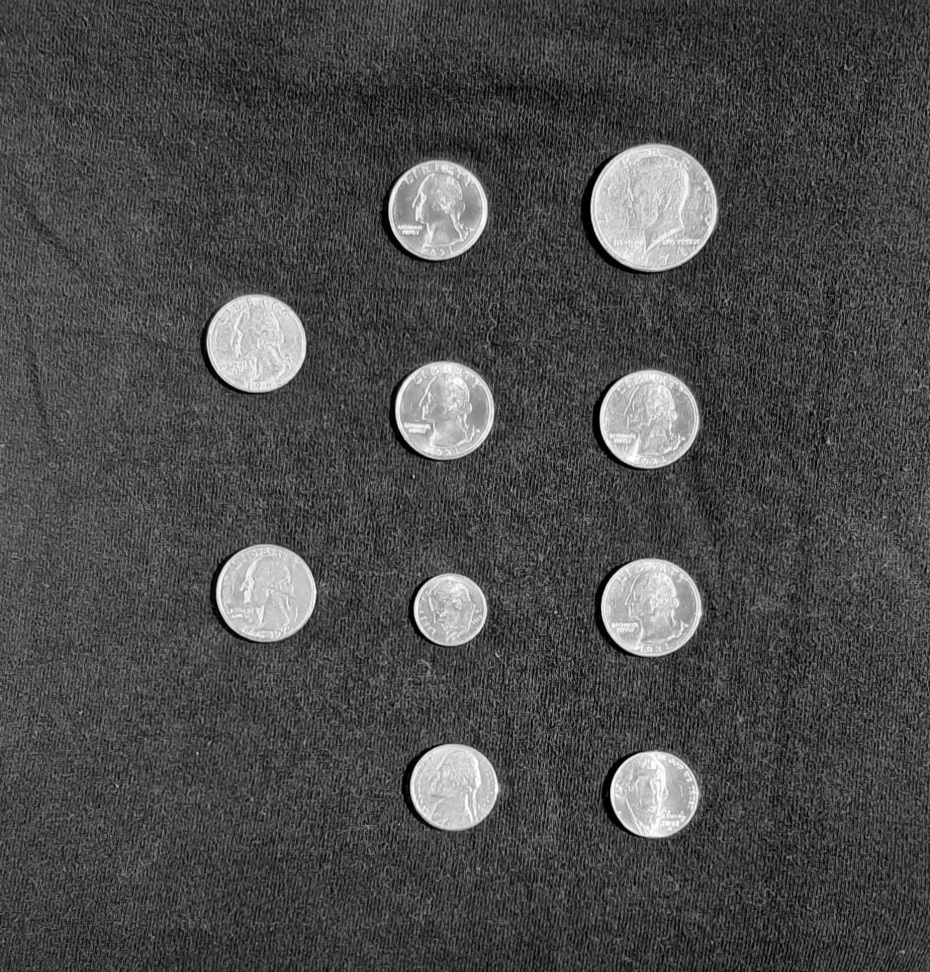
%> input picture Test Cases/coinImage.png, 930 x 972 px
$ octave --eval "result = coinSegmentationv2(imread('Test Cases/coinImage.png'));"   (GNU Octave 9; MATLAB toolbox functions it lacks are replaced by stand-ins)
%> lines starting %> are read from the running program, lines starting %| are printed output that depends on the picture; in (x1, y1, x2, y2) boxes, pixels count from 0 and x2, y2 are one past the last pixel; in counts of white or black regions, pixels touching at a corner belong together; the program's own positions count from 1
function [BW,maskedImage] = coinSegmentationv2(X)
%segmentImage Segment image using auto-generated code from imageSegmenter app
%  [BW,MASKEDIMAGE] = segmentImage(X) segments image X using auto-generated
%  code from the imageSegmenter app. The final segmentation is returned in
%  BW, and a masked image is returned in MASKEDIMAGE.

% Auto-generated by imageSegmenter app on 18-Jun-2022
%----------------------------------------------------


% Adjust data to span data range.
X = imadjust(X);
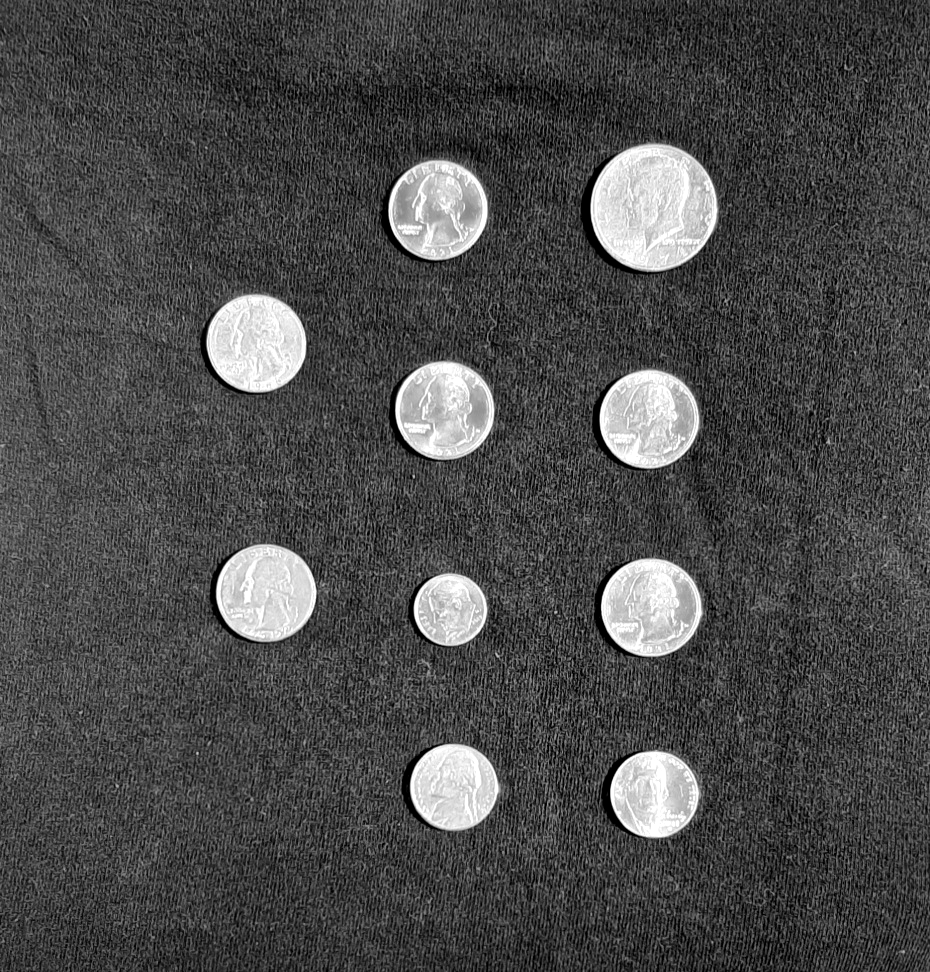
%> X: size 972x930 uint8; min 0, max 255, mean 74.9

% Find circles
[centers,radii,~] = imfindcircles(X,[25 75],'ObjectPolarity','bright','Sensitivity',0.90);
%> centers = [450.9 610.2; 454.2 787.7; 265.9 593.7; 257.1 343.4; 654.7 794.4; 649.4 419.6; 438.4 210.6; 651.4 607.9; 444.9 410.9; 654.4 207.9]; radii = [36.56; 43.97; 49.39; 49.8; 44.43; 49.57; 50.06; 49.94; 49.64; 63.66]
BW = false(size(X,1),size(X,2));
[Xgrid,Ygrid] = meshgrid(1:size(BW,2),1:size(BW,1));
for n = 1:10
    BW = BW | (hypot(Xgrid-centers(n,1),Ygrid-centers(n,2)) <= radii(n));
end
%> this loop made 10 passes
%> pass 1, in coinSegmentationv2, `BW = BW | (hypot(Xgrid-centers(n,1),Ygrid-centers(n,2)) <= radii(n));`:
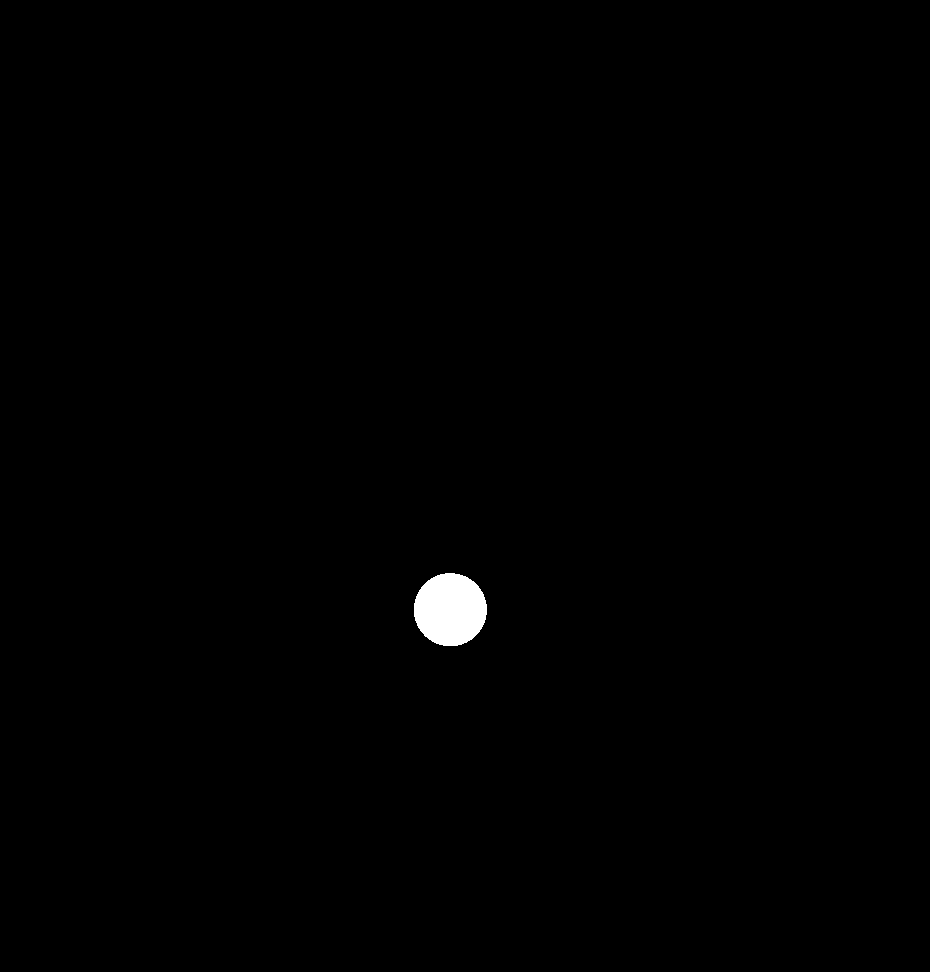
%> BW: size 972x930 logical; 0.46% white; 1 white region, box (x1, y1, x2, y2) and area: (414, 573, 487, 646) 4201
%> after the loop:
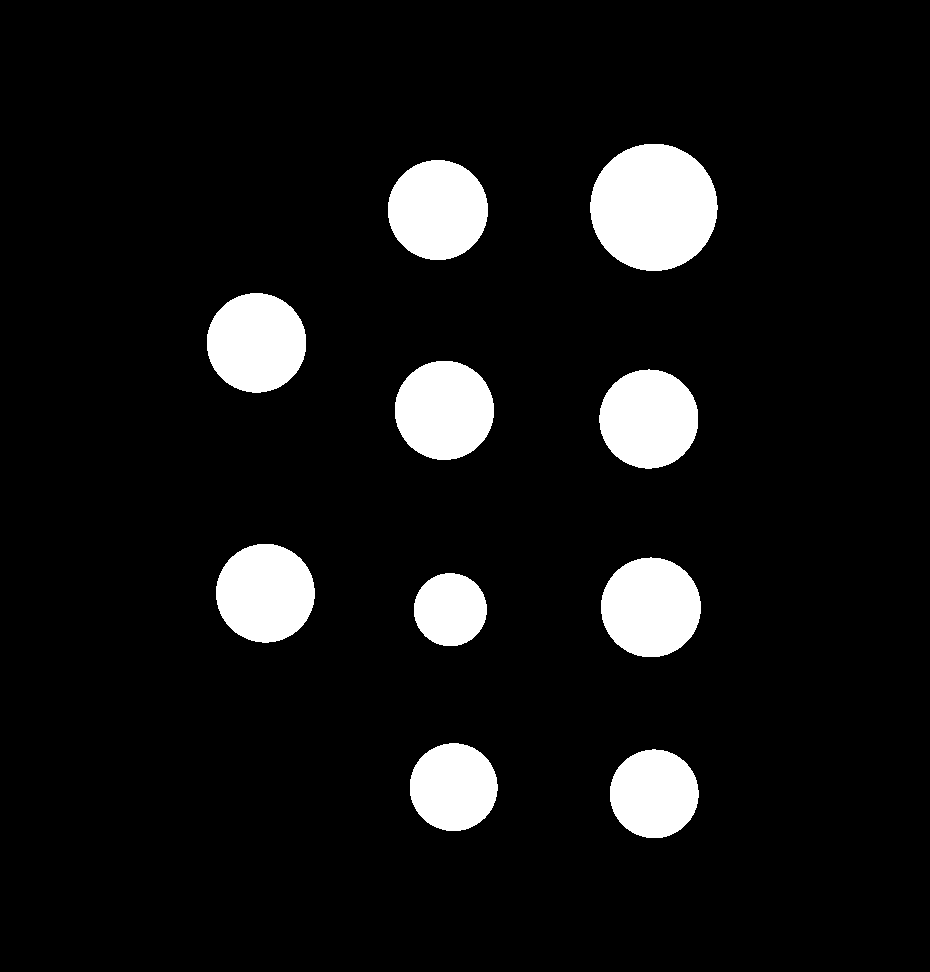
%> BW: size 972x930 logical; 8.4% white; 10 white regions, largest, box (x1, y1, x2, y2) and area: (590, 144, 718, 271) 12734, (388, 160, 488, 260) 7876, (601, 557, 701, 657) 7834

% Create masked image.
maskedImage = X;
maskedImage(~BW) = 0;
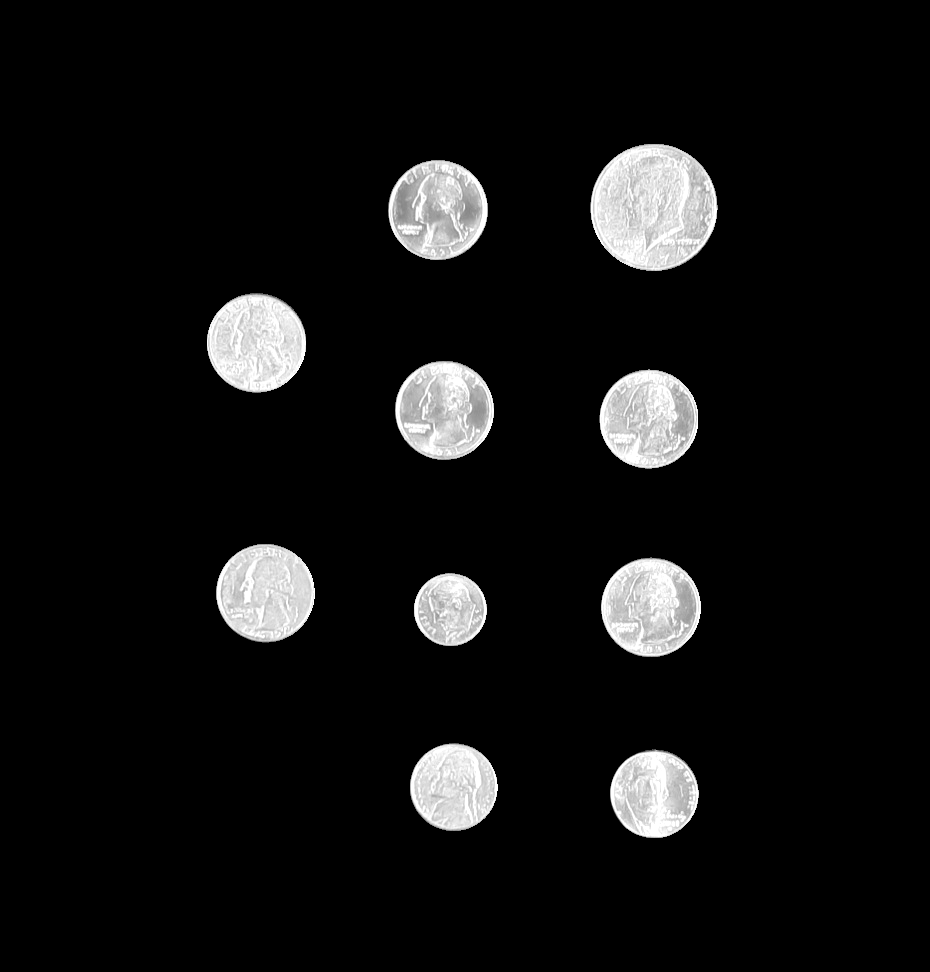
%> maskedImage: size 972x930 uint8; min 0, max 255, mean 18.3
end
